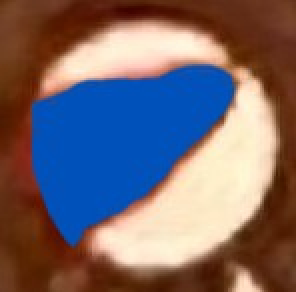
#> input picture content/loch_kristall/kristall_größe.jpeg, 148 x 146 px (shown 2 times larger)
$ python kristall_raum.py
#> lines starting #> are read from the running program, lines starting #| are printed output that depends on the picture; after the words box and inside, x2 and y2 are one past the last pixel; in counts of white or black regions, pixels touching at a corner belong together
"""
Bestimmung des Flächenanteils, den ein Kristall in einer kreisrunden
Halterungsöffnung ("Loch") einnimmt.

Technik:
1. Zuschneiden auf den interessierenden Bereich (Loch + Kristall).
2. Referenzkreis (Loch-Rand) per Hough-Circle-Transform oder manuell finden.
3. Kristall per Farbschwelle (HSV: Sättigung + Helligkeit) vom
   Hintergrund/offenen Loch trennen.
4. Flächenanteil = Kristall-Pixel / Loch-Pixel (innerhalb des Referenzkreises).

Wichtig: Automatische Kreiserkennung (HoughCircles) funktioniert nur
zuverlässig auf einem nahen, kontrastreichen Ausschnitt - nicht auf dem
ganzen Foto (zu viel Hintergrund-Textur -> falsche Kreise). Deshalb immer
erst eng zuschneiden.

Ergebnis IMMER visuell verifizieren (siehe mask_vis.jpg) und bei Bedarf
- die (x,y,r) Werte des Referenzkreises manuell anpassen
- die HSV-Schwellwerte (S_MIN, V_MIN) an die eigene Beleuchtung anpassen
"""

import cv2
import numpy as np

# ---- Einstellungen ----
IMAGE_PATH = "kristall_größe.jpeg"          # enger Zuschnitt um Loch + Kristall
S_MIN, V_MIN = 140, 140          # HSV-Schwelle: Kristall = gesättigt UND hell
# Referenzkreis (x, y, r) in Pixel. None = automatische Suche per Hough.
CIRCLE = None
# Bekannter physikalischer Lochdurchmesser in mm (falls bekannt -> absolute
# Fläche statt nur relativer Anteil). Sonst None.
HOLE_DIAMETER_MM = 2.5

# ---- 1. Bild laden ----
img = cv2.imread(IMAGE_PATH)
#> img is the input picture: shape (146, 148, 3); mean B, G, R 109.1, 103.3, 117.3
if img is None:
    raise FileNotFoundError(IMAGE_PATH)
gray = cv2.cvtColor(img, cv2.COLOR_BGR2GRAY)
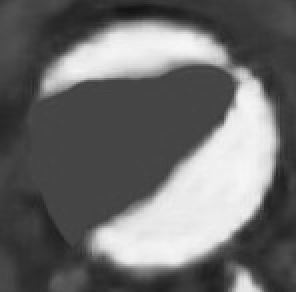
#> gray: shape (146, 148) (shown 2 times larger); min 20, max 247, mean 108.2

# ---- 2. Referenzkreis (Loch-Rand) ----
if CIRCLE is None:
    gray_blur = cv2.medianBlur(gray, 5)
    circles = cv2.HoughCircles(
        gray_blur, cv2.HOUGH_GRADIENT, dp=1, minDist=1000,
        param1=60, param2=25,
        minRadius=int(0.1 * min(img.shape[:2])),
        maxRadius=int(0.5 * min(img.shape[:2])),
    )
#> circles = [[75.5, 71.5, 61.3]]
    if circles is None:
        raise RuntimeError(
            "Kein Kreis gefunden - CIRCLE manuell setzen, z.B. per Klick-Tool "
            "(matplotlib ginput) auf 3 Randpunkten + Kreis-Fit."
        )
    x, y, r = circles[0, 0]
#> x = 75.5; y = 71.5; r = 61.3
else:
    x, y, r = CIRCLE
x, y, r = int(round(x)), int(round(y)), int(round(r))
#> x = 76; y = 72; r = 61
print(f"Referenzkreis: Mitte=({x},{y}) Radius={r}px")
#| Referenzkreis: Mitte=(76,72) Radius=61px

circle_mask = np.zeros(gray.shape, np.uint8)
cv2.circle(circle_mask, (x, y), r, 255, -1)
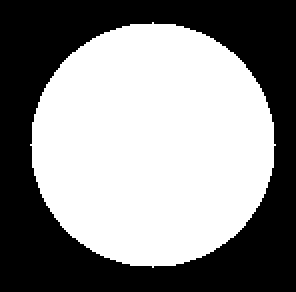
#> circle_mask: shape (146, 148) (shown 2 times larger); 54.1% white; 1 black region, box (x1, y1, x2, y2) and area: (0, 0, 148, 146) 9927
circle_bool = circle_mask > 0

# ---- 3. Kristall-Segmentierung ----
hsv = cv2.cvtColor(img, cv2.COLOR_BGR2HSV).astype(int)
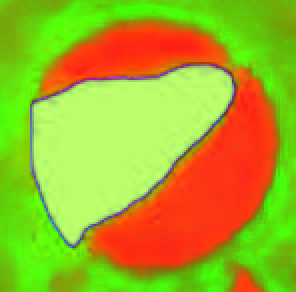
#> hsv: shape (146, 148, 3) int64 (shown 2 times larger); mean B, G, R 38.1, 174.5, 162.1
S, V = hsv[:, :, 1], hsv[:, :, 2]
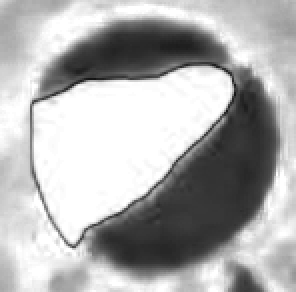
#> S: shape (146, 148) int64 (shown 2 times larger); min 19, max 255, mean 174.5
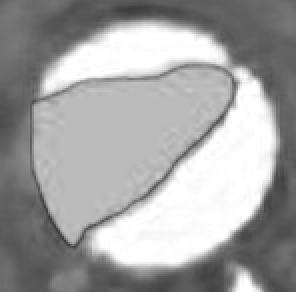
#> V: shape (146, 148) int64 (shown 2 times larger); min 59, max 255, mean 162.1
crystal_mask = (S > S_MIN) & (V > V_MIN) & circle_bool
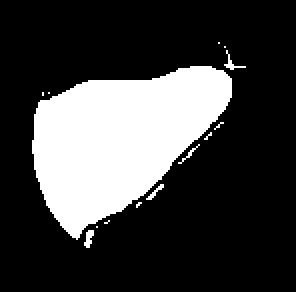
#> crystal_mask: shape (146, 148) bool (shown 2 times larger); 24.7% white; 14 white regions (10 under 20 px), largest, box (x1, y1, x2, y2) and area: (16, 33, 116, 120) 5218, (42, 115, 47, 124) 28, (112, 25, 123, 35) 26, (73, 92, 82, 100) 21

# ---- 4. Flächenanteil ----
hole_px = circle_bool.sum()
#> hole_px = 11681
crystal_px = crystal_mask.sum()
#> crystal_px = 5336
frac = crystal_px / hole_px
#> frac = 0.457
print(f"Loch-Fläche: {hole_px} px")
#| Loch-Fläche: 11681 px
print(f"Kristall-Fläche: {crystal_px} px")
#| Kristall-Fläche: 5336 px
print(f"Flächenanteil Kristall/Loch: {frac*100:.1f} %")
#| Flächenanteil Kristall/Loch: 45.7 %

if HOLE_DIAMETER_MM:
    mm_per_px = HOLE_DIAMETER_MM / (2 * r)
#> mm_per_px = 0.0205
    print(f"Skalierung: {mm_per_px:.4f} mm/px")
#| Skalierung: 0.0205 mm/px
    print(f"Kristallfläche absolut: {crystal_px * mm_per_px**2:.3f} mm^2")
#| Kristallfläche absolut: 2.241 mm^2

# ---- 5. Visualisierung zur Kontrolle ----
overlay = img.copy()
overlay[crystal_mask] = (0, 255, 0)
vis = cv2.addWeighted(img, 0.5, overlay, 0.5, 0)
cv2.circle(vis, (x, y), r, (255, 0, 0), 2)
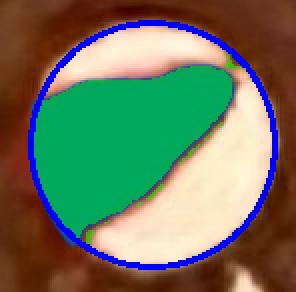
#> vis: shape (146, 148, 3) (shown 2 times larger); mean B, G, R 94.9, 117.7, 108.2
cv2.imwrite("mask_vis.jpg", vis)
print("Kontrollbild gespeichert: mask_vis.jpg")
